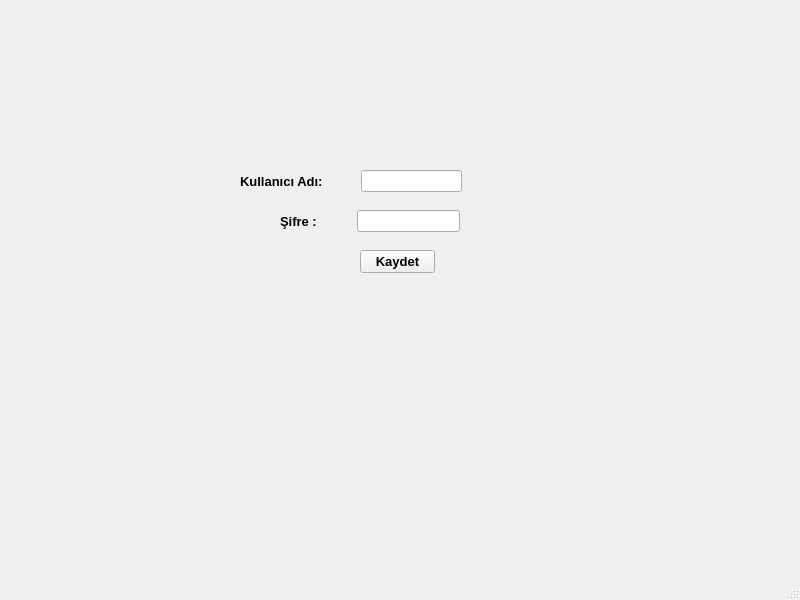
<?xml version="1.0" encoding="UTF-8"?>
<ui version="4.0">
 <class>MainWindow</class>
 <widget class="QMainWindow" name="MainWindow">
  <property name="geometry">
   <rect>
    <x>0</x>
    <y>0</y>
    <width>800</width>
    <height>600</height>
   </rect>
  </property>
  <property name="windowTitle">
   <string>KAYIT OL</string>
  </property>
  <widget class="QWidget" name="centralwidget">
   <widget class="QPushButton" name="btn_kaydet">
    <property name="geometry">
     <rect>
      <x>360</x>
      <y>250</y>
      <width>75</width>
      <height>23</height>
     </rect>
    </property>
    <property name="font">
     <font>
      <pointsize>10</pointsize>
      <weight>75</weight>
      <bold>true</bold>
     </font>
    </property>
    <property name="text">
     <string>Kaydet</string>
    </property>
   </widget>
   <widget class="QWidget" name="">
    <property name="geometry">
     <rect>
      <x>240</x>
      <y>170</y>
      <width>222</width>
      <height>22</height>
     </rect>
    </property>
    <layout class="QHBoxLayout" name="horizontalLayout">
     <item>
      <widget class="QLabel" name="label">
       <property name="font">
        <font>
         <pointsize>10</pointsize>
         <weight>75</weight>
         <bold>true</bold>
        </font>
       </property>
       <property name="text">
        <string>Kullanıcı Adı:</string>
       </property>
      </widget>
     </item>
     <item>
      <spacer name="horizontalSpacer">
       <property name="orientation">
        <enum>Qt::Horizontal</enum>
       </property>
       <property name="sizeHint" stdset="0">
        <size>
         <width>40</width>
         <height>20</height>
        </size>
       </property>
      </spacer>
     </item>
     <item>
      <widget class="QLineEdit" name="kullanici_adi_edit"/>
     </item>
    </layout>
   </widget>
   <widget class="QWidget" name="">
    <property name="geometry">
     <rect>
      <x>280</x>
      <y>210</y>
      <width>180</width>
      <height>22</height>
     </rect>
    </property>
    <layout class="QHBoxLayout" name="horizontalLayout_2">
     <item>
      <widget class="QLabel" name="label_2">
       <property name="font">
        <font>
         <pointsize>10</pointsize>
         <weight>75</weight>
         <bold>true</bold>
        </font>
       </property>
       <property name="text">
        <string>Şifre :</string>
       </property>
      </widget>
     </item>
     <item>
      <spacer name="horizontalSpacer_2">
       <property name="orientation">
        <enum>Qt::Horizontal</enum>
       </property>
       <property name="sizeHint" stdset="0">
        <size>
         <width>40</width>
         <height>20</height>
        </size>
       </property>
      </spacer>
     </item>
     <item>
      <widget class="QLineEdit" name="sifre_edit"/>
     </item>
    </layout>
   </widget>
  </widget>
  <widget class="QMenuBar" name="menubar">
   <property name="geometry">
    <rect>
     <x>0</x>
     <y>0</y>
     <width>800</width>
     <height>21</height>
    </rect>
   </property>
  </widget>
  <widget class="QStatusBar" name="statusbar"/>
 </widget>
 <resources/>
 <connections/>
</ui>
